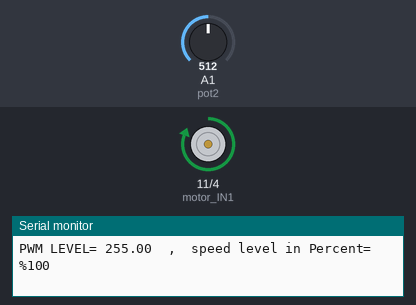
Recording of a sketch running on a simulated Arduino Uno, built with avr-gcc and run on an emulated ATmega328P. On the bench: motor-driver pin pairs drawn as motors (green arrow = first pin HIGH = forward, orange = second pin HIGH = backward, longer = more drive), the last lines printed to the serial monitor. The inputs (shaded band) are chosen by the test bench; at power-on: A1 (pot2) = 512.

Above: at 1.2 s.
1.3 s: A1 (pot2) set to 271
4.3 s: A1 (pot2) set to 244
At 4.7 s:
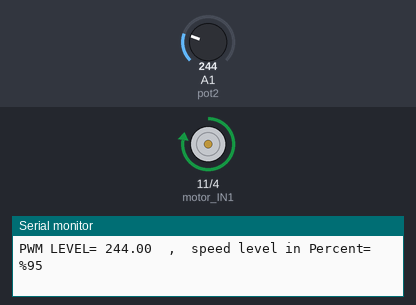
5.8 s: A1 (pot2) set to 0
At 7.0 s:
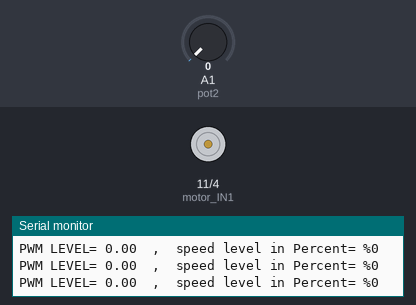
7.3 s: A1 (pot2) set to 122
At 8.4 s:
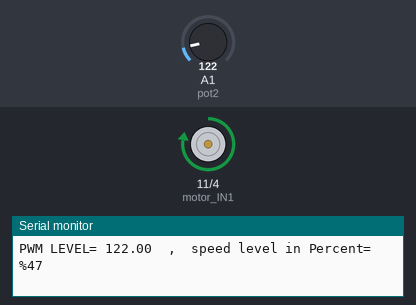
Timing chart, 0 to 9.8 s (numbered marks = the images above; inputs shaded):
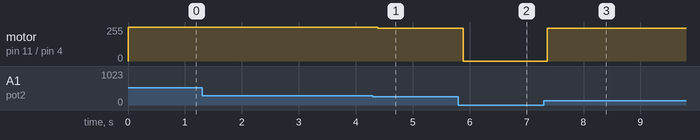

Measured:
- after the input at 4.3 s, motor on pin 11 (motor_IN1) / pin 4 (motor_IN2): forward 255/255 → forward 244/255 after 0.09 s
- after the input at 5.8 s, motor on pin 11 (motor_IN1) / pin 4 (motor_IN2): forward 244/255 → stopped after 0.09 s
- after the input at 7.3 s, motor on pin 11 (motor_IN1) / pin 4 (motor_IN2): stopped → forward 244/255 after 0.06 s

The sketch:

PWM_DC_MOTOR_SPEED_COTRLOLER.ino
```cpp
int pot2=A1;
const int motor_IN1=11; // MOTOR input 1(L293)
const int motor_IN2=4; // motor input 2(L293)
const int motor_ENA=9; //enable pin(L293)
double speed_Level; //variable of speed level
int Percent;
void setup() {
  Serial.begin(9600);
 pinMode(motor_IN1,OUTPUT);
 pinMode(motor_IN2,OUTPUT);
pinMode(11,OUTPUT);
TCCR2B=(TCCR2B&0xF8) | 2;

}

void loop() {
 analogWrite(motor_IN1,speed_Level);
 analogWrite(motor_IN2,LOW);

speed_Level=analogRead(pot2);
speed_Level=constrain(speed_Level,0,255);

Percent =(speed_Level/255)*100;

Serial.print("PWM LEVEL= ");
Serial.print(speed_Level);
Serial.print("  , ");
Serial.print(" speed level in Percent= %");
Serial.print(Percent);
Serial.print("\n");
}
```
